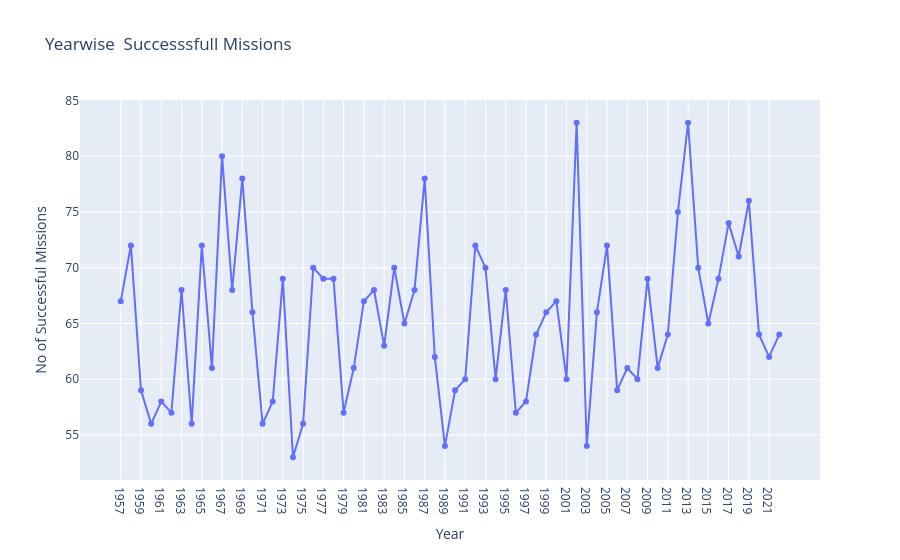

The notebook cell this image was saved under:
### Code cell
import plotly.express as px

fig = px.line(
    x=Succ_Year,
    y=Succ_val,
    markers=True,
    labels={
        "x": "Year",
        "y": "No of Successful Missions"
    },
    title="Yearwise  Successsfull Missions"
)

fig.update_traces(
    hovertemplate=
    "Year: %{x}<br>" +
    "Missions: %{y}<extra></extra>"
)

fig.show()

### Figure 1 — Plotly figure (JSON) as saved in the notebook; plotly's stock layout.template omitted (floating-point values rounded to 4 significant figures)
{"data": [{"hovertemplate": "Year: %{x}<br>Missions: %{y}<extra></extra>", "legendgroup": "", "line": {"color": "#636efa", "dash": "solid"}, "marker": {"symbol": "circle"}, "mode": "lines+markers", "name": "", "orientation": "v", "showlegend": false, "type": "scatter", "x": ["1957", "1958", "1959", "1960", "1961", "1962", "1963", "1964", "1965", "1966", "1967", "1968", "1969", "1970", "1971", "1972", "1973", "1974", "1975", "1976", "1977", "1978", "1979", "1980", "1981", "1982", "1983", "1984", "1985", "1986", "1987", "1988", "1989", "1990", "1991", "1992", "1993", "1994", "1995", "1996", "1997", "1998", "1999", "2000", "2001", "2002", "2003", "2004", "2005", "2006", "2007", "2008", "2009", "2010", "2011", "2012", "2013", "2014", "2015", "2016", "2017", "2018", "2019", "2020", "2021", "2022"], "xaxis": "x", "y": [67, 72, 59, 56, 58, 57, 68, 56, 72, 61, 80, 68, 78, 66, 56, 58, 69, 53, 56, 70, 69, 69, 57, 61, 67, 68, 63, 70, 65, 68, 78, 62, 54, 59, 60, 72, 70, 60, 68, 57, 58, 64, 66, 67, 60, 83, 54, 66, 72, 59, 61, 60, 69, 61, 64, 75, 83, 70, 65, 69, 74, 71, 76, 64, 62, 64], "yaxis": "y"}], "layout": {"legend": {"tracegroupgap": 0}, "title": {"text": "Yearwise  Successsfull Missions"}, "xaxis": {"anchor": "y", "domain": [0, 1], "title": {"text": "Year"}}, "yaxis": {"anchor": "x", "domain": [0, 1], "title": {"text": "No of Successful Missions"}}}}
